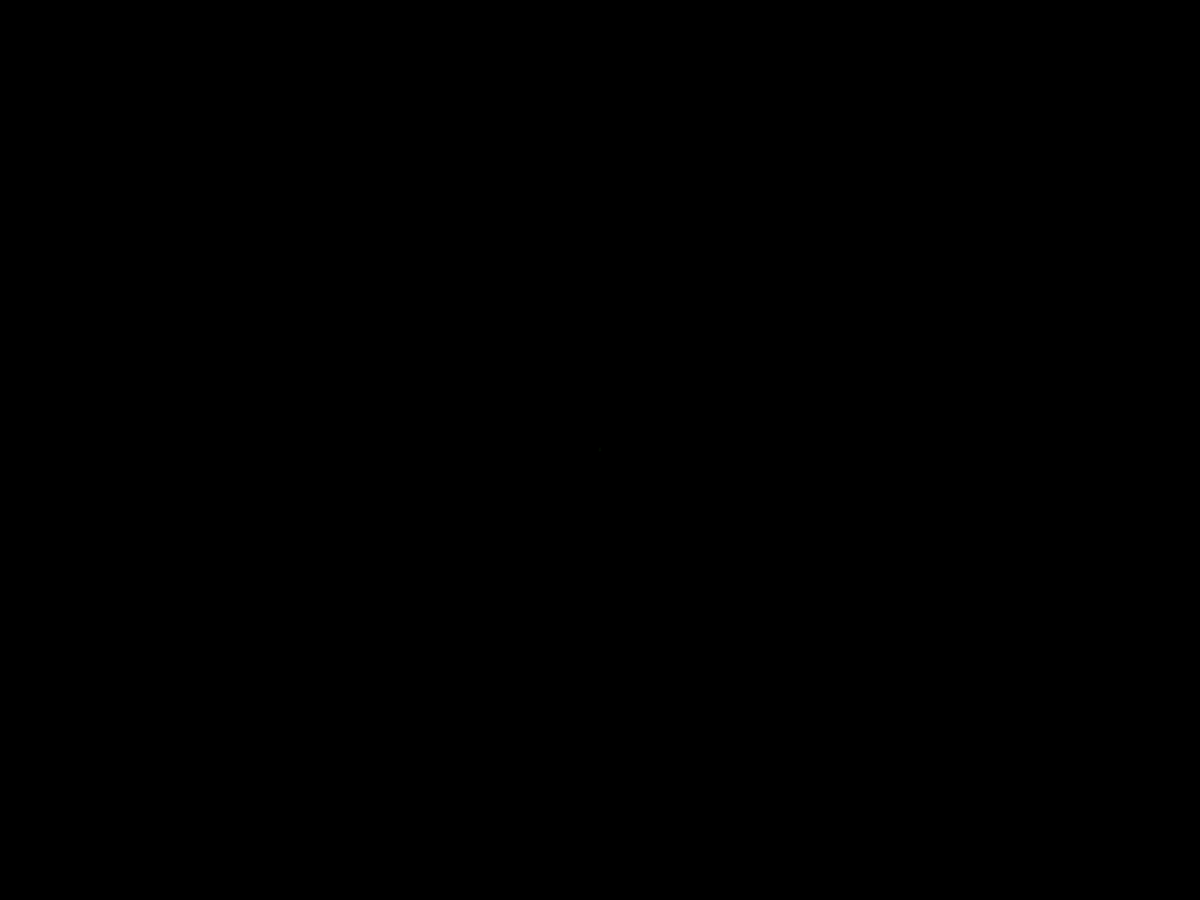
Frame 1 (no input)
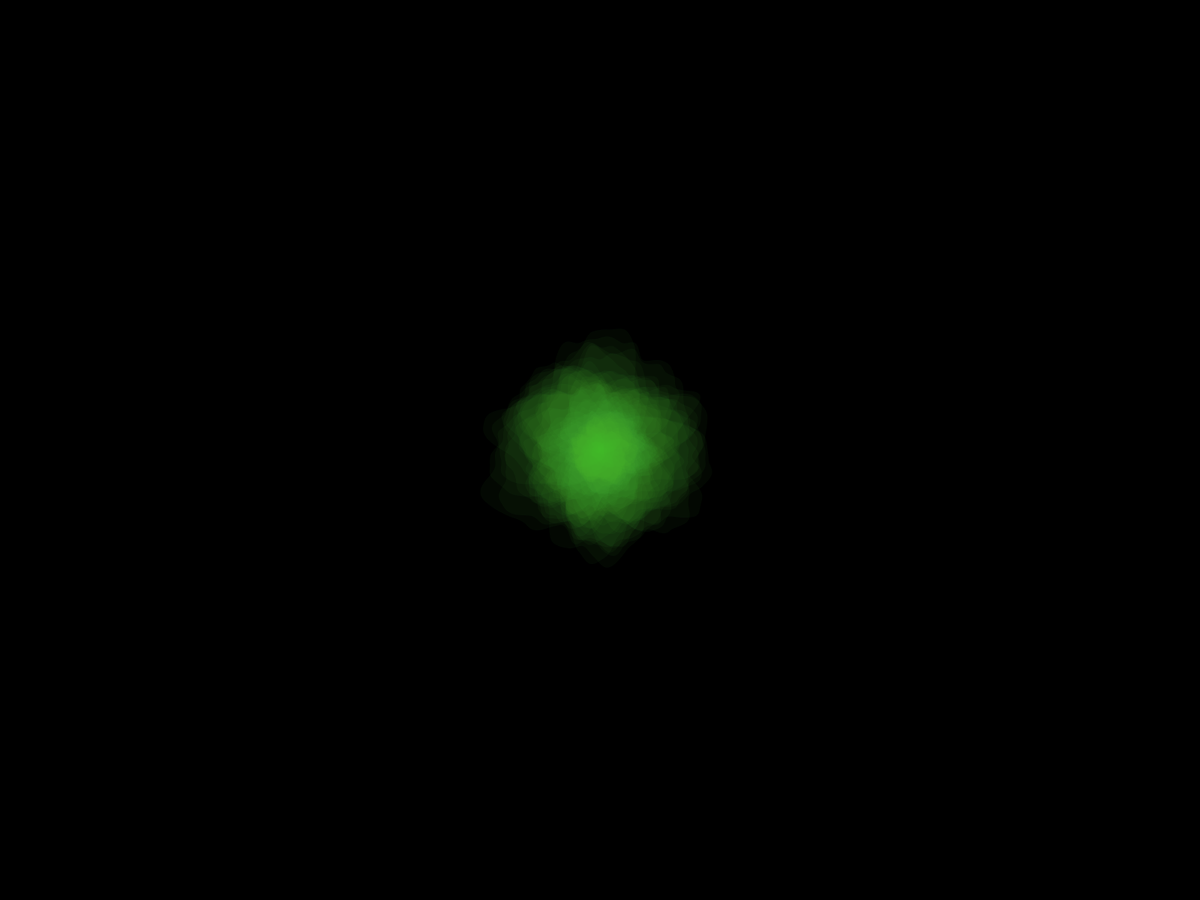
Frame 60 (the mouse pressed at the canvas centre just before this capture)
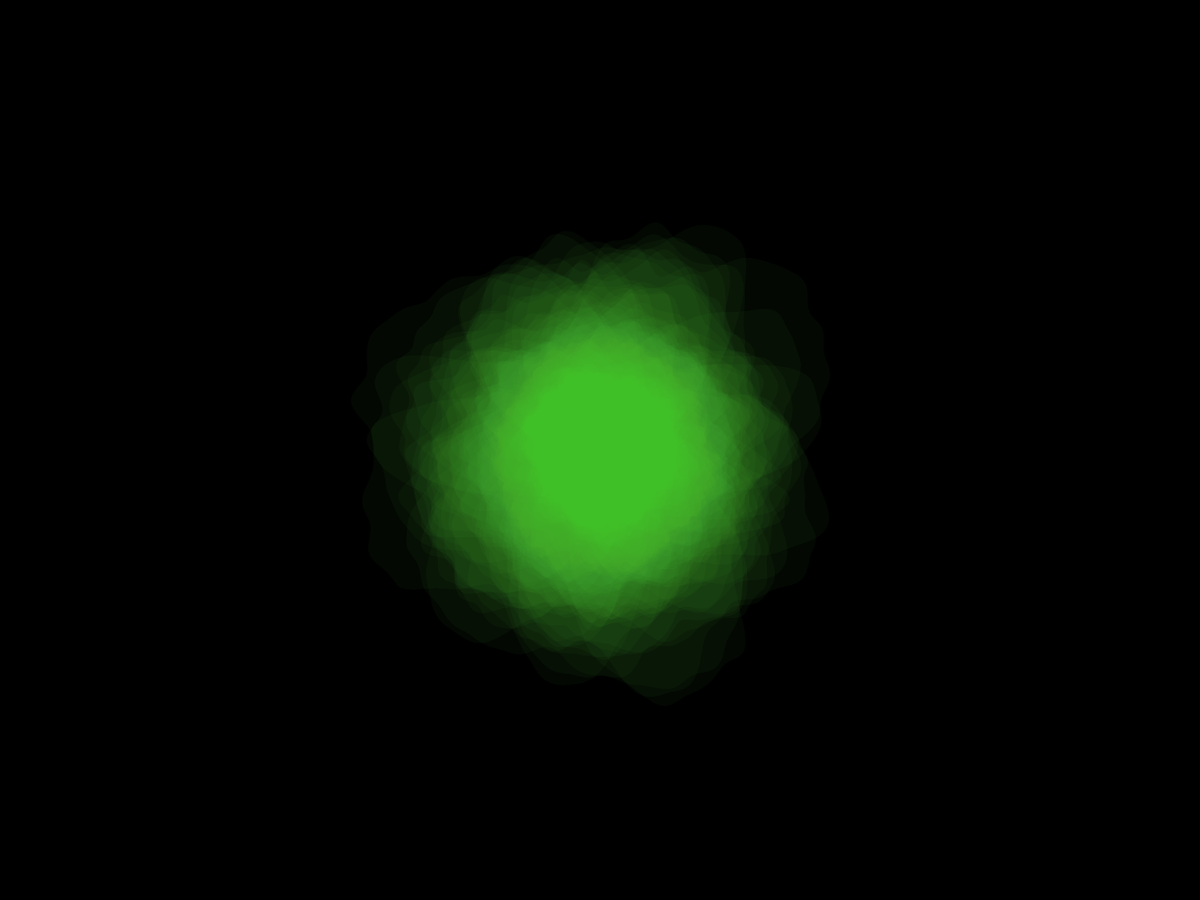
Frame 120 (the mouse held since frame 60 and released just before this capture)

The Processing sketch that drew these frames (run headless with seeded random() and noise(); from frame 60 on, the mouse is pressed at the canvas centre):

// Processing sketch: Sketch_60
// ── Sketch_60.pde
float s=1;
float m=1;
float sc=20;
float xoff;
float yoff;

void setup(){
  fullScreen();
  frameRate(15);
  fill((random (0,100)),200,50,10);
stroke((random (0,100)),200,50,10);
  
  colorMode(HSB);
  background(0);
}

void draw(){
  s+=sc;
xoff+=random(8,30);
  yoff+=random(8,30);
  translate(width/2, height/2);
  beginShape();
  scale (0.2);
  
  if (keyPressed==true) {
fill ((random(255)),(random(255)),(random(255)),20);
}

  for(int i=0; i<width; i++){
    float d=TWO_PI/width*i;
    PVector p=PVector.fromAngle(d);
    float n=noise(p.x+xoff, p.y+yoff);
    p.mult(n*s);
    vertex(p.x, p.y);
  }
  
  endShape(CLOSE);
}
